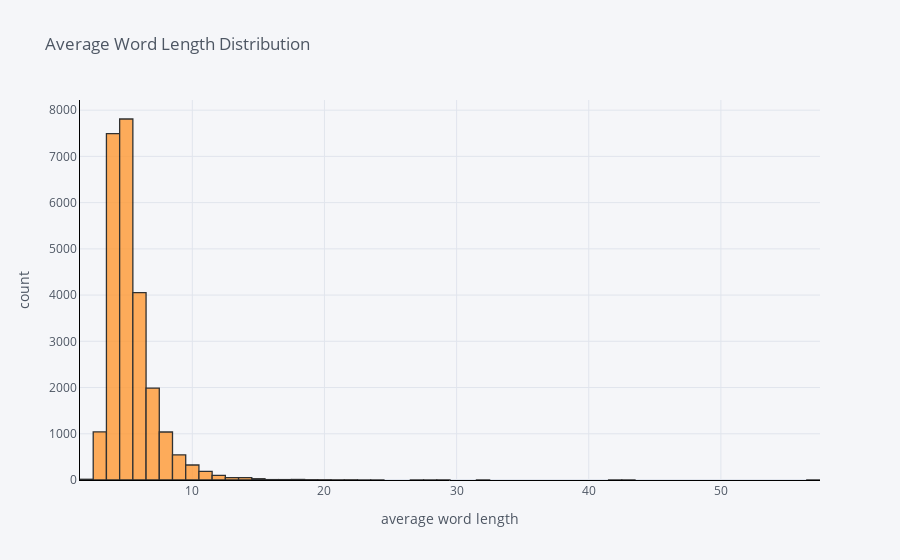

Notebook source saved alongside this figure:
### Code cell
# create visualization for average word length distribution
df['avg_wrd'].iplot(
    kind='hist',
    bins=60,
    xTitle='average word length',
    linecolor='black',
    yTitle='count',
    title='Average Word Length Distribution')

### Figure 1 — Plotly figure (JSON) as saved in the notebook; plotly's stock layout.template omitted (floating-point values rounded to 4 significant figures; data arrays with more than 128 entries replaced by an {"elided": "..."} marker saying what was removed)
{"data": [{"histfunc": "count", "histnorm": "", "marker": {"color": "rgba(255, 153, 51, 1.0)", "line": {"color": "#000000", "width": 1.3}}, "name": "avg_wrd", "nbinsx": 60, "opacity": 0.8, "orientation": "v", "type": "histogram", "x": {"elided": "24783 float values"}}], "layout": {"barmode": "overlay", "legend": {"bgcolor": "#F5F6F9", "font": {"color": "#4D5663"}}, "paper_bgcolor": "#F5F6F9", "plot_bgcolor": "#F5F6F9", "title": {"font": {"color": "#4D5663"}, "text": "Average Word Length Distribution"}, "xaxis": {"gridcolor": "#E1E5ED", "linecolor": "black", "showgrid": true, "tickfont": {"color": "#4D5663"}, "title": {"font": {"color": "#4D5663"}, "text": "average word length"}, "zerolinecolor": "#E1E5ED"}, "yaxis": {"gridcolor": "#E1E5ED", "linecolor": "black", "showgrid": true, "tickfont": {"color": "#4D5663"}, "title": {"font": {"color": "#4D5663"}, "text": "count"}, "zerolinecolor": "#E1E5ED"}}}
